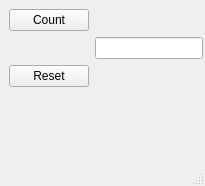
<?xml version="1.0" encoding="UTF-8"?>
<ui version="4.0">
 <class>MainWindow</class>
 <widget class="QMainWindow" name="MainWindow">
  <property name="enabled">
   <bool>true</bool>
  </property>
  <property name="geometry">
   <rect>
    <x>0</x>
    <y>0</y>
    <width>205</width>
    <height>186</height>
   </rect>
  </property>
  <property name="windowTitle">
   <string>MainWindow</string>
  </property>
  <widget class="QWidget" name="centralwidget">
   <layout class="QFormLayout" name="formLayout">
    <item row="0" column="0">
     <layout class="QGridLayout" name="gridLayout">
      <item row="0" column="0">
       <widget class="QPushButton" name="countButton">
        <property name="text">
         <string>Count</string>
        </property>
       </widget>
      </item>
      <item row="1" column="1">
       <widget class="QLineEdit" name="naytto"/>
      </item>
      <item row="2" column="0">
       <widget class="QPushButton" name="resetButton">
        <property name="text">
         <string>Reset</string>
        </property>
       </widget>
      </item>
     </layout>
    </item>
   </layout>
  </widget>
  <widget class="QStatusBar" name="statusbar"/>
 </widget>
 <resources/>
 <connections/>
</ui>
